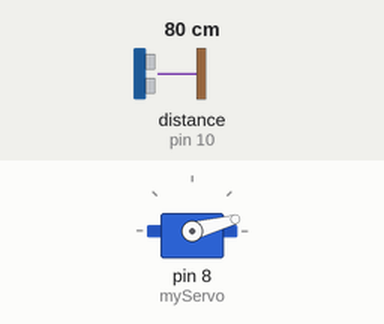
The sketch below on a simulated Arduino Uno, built with avr-gcc and run on an emulated ATmega328P. On the bench: servo. Wiring (inferred from the names in the program): ultrasonic range finder: trigger pin 9; echo pin 10. Inputs (shaded band) come from the test bench; at power-on: distance to the obstacle (sensor on pin 10) 80 cm. The echo pulse lasts 58.3 µs per cm.

Above: at 0.01 s.
1.3 s: distance to the obstacle (sensor on pin 10) set to 2 cm
At 1.8 s:
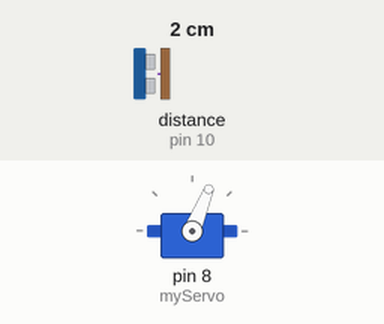
4.3 s: distance to the obstacle (sensor on pin 10) set to 18 cm
At 5.6 s:
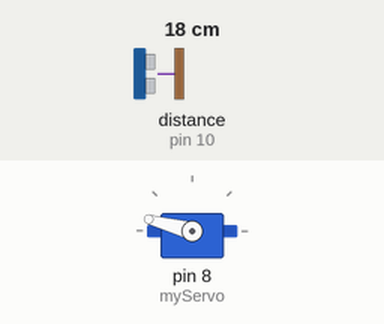
7.3 s: distance to the obstacle (sensor on pin 10) set to 23 cm
10.3 s: distance to the obstacle (sensor on pin 10) set to 60 cm
Timing chart, 0 to 14.3 s (numbered marks = the images above; inputs shaded):
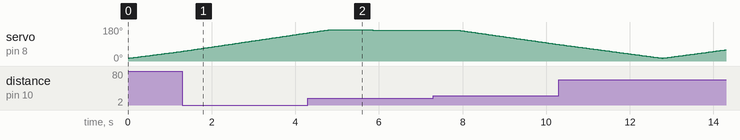

The sketch:

AngularSonar.ino
```cpp
#include <Servo.h> // Includes the Servo library

// Defining Trig and Echo pins of the Ultrasonic Sensor
const int trigPin = 9;
const int echoPin = 10;
// Variables for the duration and the distance
long duration;
int distance;

int RED = 2; // Variable that defines Red LED

Servo myServo; // Creates a servo object for controlling the servo motor

void setup() {
  pinMode(trigPin, OUTPUT); // Sets the trigPin as an Output
  pinMode(echoPin, INPUT); // Sets the echoPin as an Input
  myServo.attach(8); // Defines on which pin the servo motor is attached
}
void loop() {
  // rotates the servo motor from 15 to 165 degrees
  for(int i=15;i<=165;i++){
  myServo.write(i);
  delay(30);
  distance = calculateDistance();// Calls a function for calculating the distance measured by the Ultrasonic sensor for each degree

   //To make Red LED glow when object is closer than 20cm
   if(distance<20){
      digitalWrite(RED,HIGH); // NOTE: The LED glows and the servo is paused at the particular angle until the object is moved farther than 20cm
    }
    else{
      digitalWrite(RED,LOW);
    }
  }

  // Repeats the previous lines from 165 to 15 degrees
  for(int i=165;i>15;i--){
  myServo.write(i);
  delay(30);
  distance = calculateDistance();
    if(distance<20){
      digitalWrite(RED,HIGH);
      delay(1000);
     }
     else{
      digitalWrite(RED,LOW);
    }
  }
}

// Function for calculating the distance measured by the Ultrasonic sensor
int calculateDistance(){

  digitalWrite(trigPin, LOW); // To clear the signals of trigPin
  delayMicroseconds(2);
  digitalWrite(trigPin, HIGH);
  delayMicroseconds(10); // Sets the trigPin on HIGH state for 10 micro seconds
  digitalWrite(trigPin, LOW);
  duration = pulseIn(echoPin, HIGH); // Reads the echoPin, returns the sound wave travel time in microseconds
  distance= (duration*0.034)/2;
  return distance;
}
```
